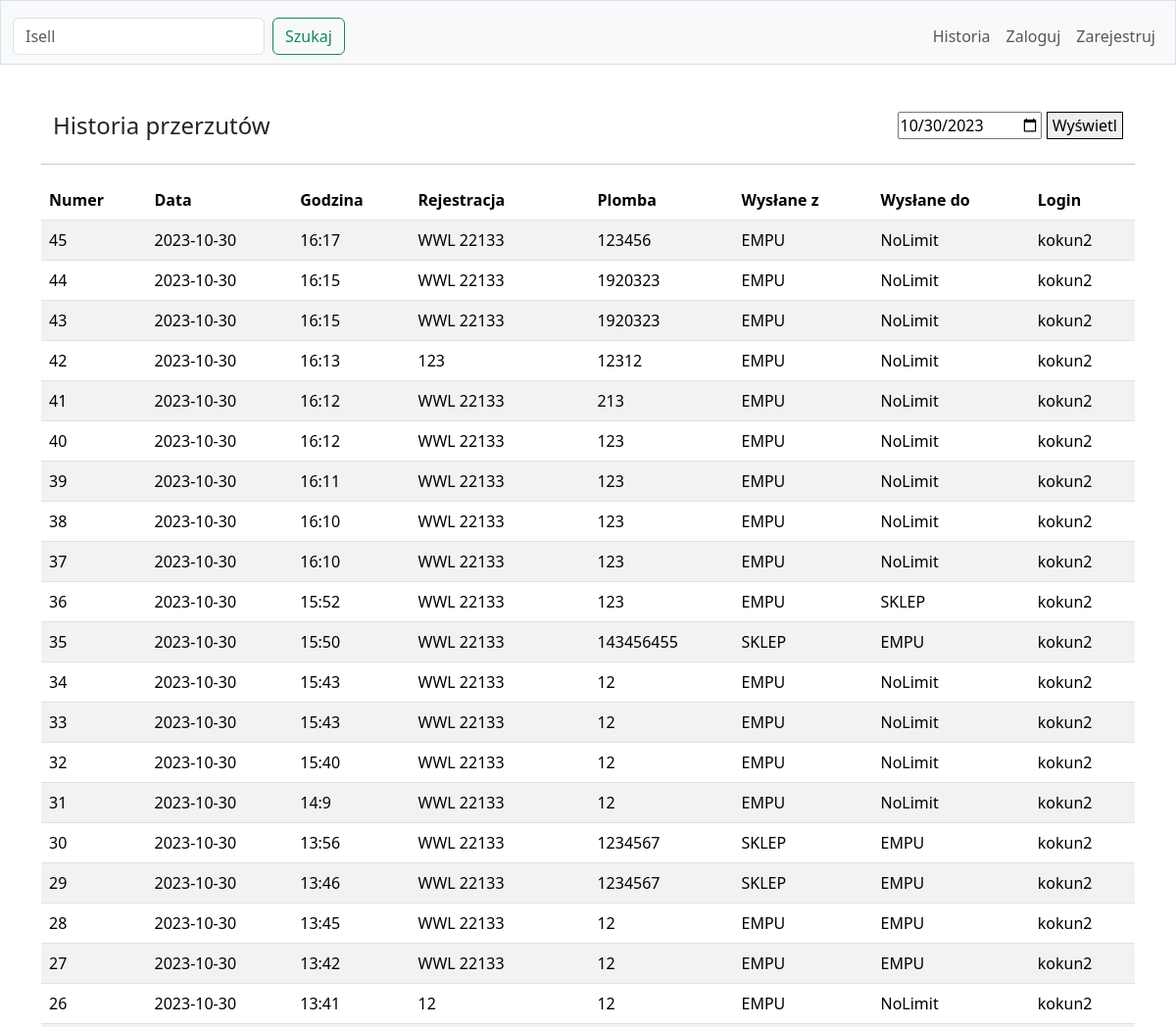
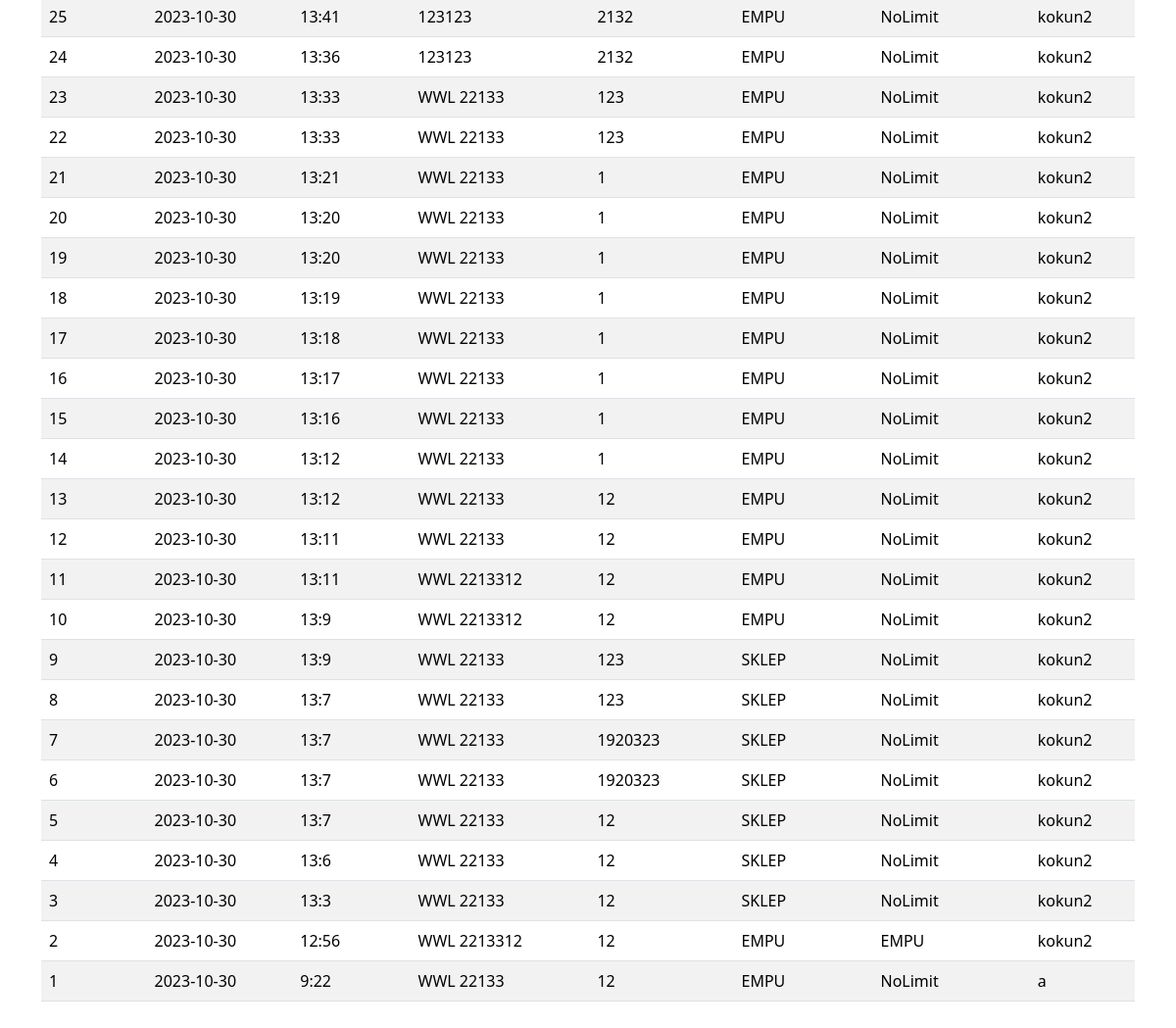
The page / on the database its author committed (2 pictures, top to bottom).
### tables this page shows
CREATE TABLE metastasis (
    id INTEGER PRIMARY KEY,
    user_id INTEGER,
    data DATE,
    time TIME,
    reg_num TEXT,
    plomb_num TEXT,
    sent_from INTEGER,
    sent_to INTEGER,
    FOREIGN KEY (user_id) REFERENCES users(id)
);

CREATE TABLE users (
    id INTEGER PRIMARY KEY,
    username TEXT,
    password TEXT
);

### app.py (the view)
@app.route("/", methods=["GET","POST"])
def index():
    if request.method == "POST":
        selected_date = request.form.get("selectedDate")
    else:
        now = datetime.now()
        current_date = now.date()
        selected_date = current_date.isoformat()
    query = """
    SELECT
        metastasis.*,
        users.username AS user_username
    FROM metastasis
    JOIN users ON metastasis.user_id = users.id
    WHERE metastasis.data = ?;
    """
    rows = db.execute(query, selected_date)
    return render_template("index.html", rows=rows, date=selected_date, area=AREA)

### app.py (called while the page is built)
@app.after_request
def after_request(response):
    response.headers["Cache-Control"] = "no-cache, no-store, must-revalidate"
    response.headers["Expires"] = 0
    response.headers["Pragma"] = "no-cache"
    return response

### templates/index.html (shortened to what this page needs)
{% extends "layout.html" %}
{% block main %}
<div class="container">
    <div class="row">
        <div class="col">
            <h4>Historia przerzutów</h4>
        </div>
        <div class="col d-flex justify-content-end">
            <form action="/" method="post">
                <input type="date" id="currentDate" name="selectedDate", value="{{ date }}">
                <button class="btn-date" type="submit">Wyświetl</button>
            </form>
        </div>
    </div>
</div>
<hr>
{% if rows %}
<table class="table table-striped">
    <thead>
        <tr>
            <th scope="col">Numer</th>
            <th scope="col">Data</th>
            <th scope="col">Godzina</th>
            <th scope="col">Rejestracja</th>
            <th scope="col">Plomba</th>
            <th scope="col">Wysłane z</th>
            <th scope="col">Wysłane do</th>
            <th scope="col">Login</th>
        </tr>
    </thead>
    <tbody>
        {% for row in rows|reverse %}
        <tr>
            <th>{{ row["id"] }}</th>
            <th>{{ row["data"] }}</th>
            <th>{{ row["time"] }}</th>
            <th>{{ row["reg_num"] }}</th>
            <th>{{ row["plomb_num"] }}</th>
            <th>{{ area[row["sent_from"]][0] }}</th>
            <th>{{ area[row["sent_to"]][0] }}</th>
            <th>{{ row["user_username"] }}</th>
        </tr>
        {% endfor %}
    </tbody>
</table>
{% else %}
<div class="text-center pt-5">
    <p>Brak historii.</p>
</div>
{% endif %}
{% endblock %}

### templates/layout.html (shortened to what this page needs)
<!DOCTYPE html>
<html lang="en">
<head>
    <link href="https://cdn.jsdelivr.net/npm/bootstrap@5.3.2/dist/css/bootstrap.min.css" rel="stylesheet"
>
    <link href="/static/styles.css" rel="stylesheet">
</head>
<body>
    <nav class="bg-light border navbar navbar-expand-md navbar-light">
        <div class="container-fluid">
            <div class="collapse navbar-collapse" id="navbar">
                {% if session["user_id"] %}
                <ul class="navbar-nav me-auto mt-2">
                    <form action="/search" method="post" class="d-flex" role="search">
                        <input class="form-control me-2" name="search" type="search" placeholder="Isell"
                            aria-label="Search">
                        <button class="btn btn-outline-success" type="submit">Szukaj</button>
                    </form>
                </ul>
                <ul class="navbar-nav ms-auto mt-2">
                    <li class="nav-item"><a class="nav-link" href="/">Historia</a></li>
                    <li class="nav-item"><a class="nav-link" href="/create">Dodaj</a></li>
                    <li class="nav-item"><a class="nav-link" href="/login">Wyloguj</a></li>
                </ul>
                {% else %}
                <ul class="navbar-nav me-auto mt-2">
                    <form action="/search" method="post" class="d-flex" role="search">
                        <input class="form-control me-2" name="search" type="search" placeholder="Isell"
                            aria-label="Search">
                        <button class="btn btn-outline-success" type="submit">Szukaj</button>
                    </form>
                </ul>
                <ul class="navbar-nav ms-auto mt-2">
                    <li class="nav-item"><a class="nav-link" href="/">Historia</a></li>
                    <li class="nav-item"><a class="nav-link" href="/login">Zaloguj</a></li>
                    <li class="nav-item"><a class="nav-link" href="/register">Zarejestruj</a></li>
                </ul>
                {% endif %}
            </div>
        </div>
    </nav>
    <main class="container py-5">
        {% block main %}{% endblock %}
    </main>
</body>
</html>

### static/styles.css (style rules this page uses)
* { margin: 0; padding: 0; box-sizing: border-box; }
tbody tr th { font-weight: normal; }
ul { margin-top: 10px; }
ul li { list-style: none; }
.btn-date { padding: 1px 5px; border: 1px solid black; }

### rows shown on the page
metastasis: id "45", data "2023-10-30", time "16:17", reg_num "WWL 22133", plomb_num "123456", sent_from "EMPU", sent_to "NoLimit", user_username "kokun2"
metastasis: id "44", data "2023-10-30", time "16:15", reg_num "WWL 22133", plomb_num "1920323", sent_from "EMPU", sent_to "NoLimit", user_username "kokun2"
metastasis: id "43", data "2023-10-30", time "16:15", reg_num "WWL 22133", plomb_num "1920323", sent_from "EMPU", sent_to "NoLimit", user_username "kokun2"
metastasis: id "42", data "2023-10-30", time "16:13", reg_num "123", plomb_num "12312", sent_from "EMPU", sent_to "NoLimit", user_username "kokun2"
metastasis: id "41", data "2023-10-30", time "16:12", reg_num "WWL 22133", plomb_num "213", sent_from "EMPU", sent_to "NoLimit", user_username "kokun2"
metastasis: id "40", data "2023-10-30", time "16:12", reg_num "WWL 22133", plomb_num "123", sent_from "EMPU", sent_to "NoLimit", user_username "kokun2"
metastasis: id "39", data "2023-10-30", time "16:11", reg_num "WWL 22133", plomb_num "123", sent_from "EMPU", sent_to "NoLimit", user_username "kokun2"
metastasis: id "38", data "2023-10-30", time "16:10", reg_num "WWL 22133", plomb_num "123", sent_from "EMPU", sent_to "NoLimit", user_username "kokun2"
metastasis: id "37", data "2023-10-30", time "16:10", reg_num "WWL 22133", plomb_num "123", sent_from "EMPU", sent_to "NoLimit", user_username "kokun2"
metastasis: id "36", data "2023-10-30", time "15:52", reg_num "WWL 22133", plomb_num "123", sent_from "EMPU", sent_to "SKLEP", user_username "kokun2"
metastasis: id "35", data "2023-10-30", time "15:50", reg_num "WWL 22133", plomb_num "143456455", sent_from "SKLEP", sent_to "EMPU", user_username "kokun2"
metastasis: id "34", data "2023-10-30", time "15:43", reg_num "WWL 22133", plomb_num "12", sent_from "EMPU", sent_to "NoLimit", user_username "kokun2"
metastasis: id "33", data "2023-10-30", time "15:43", reg_num "WWL 22133", plomb_num "12", sent_from "EMPU", sent_to "NoLimit", user_username "kokun2"
metastasis: id "32", data "2023-10-30", time "15:40", reg_num "WWL 22133", plomb_num "12", sent_from "EMPU", sent_to "NoLimit", user_username "kokun2"
metastasis: id "31", data "2023-10-30", time "14:9", reg_num "WWL 22133", plomb_num "12", sent_from "EMPU", sent_to "NoLimit", user_username "kokun2"
metastasis: id "30", data "2023-10-30", time "13:56", reg_num "WWL 22133", plomb_num "1234567", sent_from "SKLEP", sent_to "EMPU", user_username "kokun2"
metastasis: id "29", data "2023-10-30", time "13:46", reg_num "WWL 22133", plomb_num "1234567", sent_from "SKLEP", sent_to "EMPU", user_username "kokun2"
metastasis: id "28", data "2023-10-30", time "13:45", reg_num "WWL 22133", plomb_num "12", sent_from "EMPU", sent_to "EMPU", user_username "kokun2"
metastasis: id "27", data "2023-10-30", time "13:42", reg_num "WWL 22133", plomb_num "12", sent_from "EMPU", sent_to "EMPU", user_username "kokun2"
metastasis: id "26", data "2023-10-30", time "13:41", reg_num "12", plomb_num "12", sent_from "EMPU", sent_to "NoLimit", user_username "kokun2"
metastasis: id "25", data "2023-10-30", time "13:41", reg_num "123123", plomb_num "2132", sent_from "EMPU", sent_to "NoLimit", user_username "kokun2"
metastasis: id "24", data "2023-10-30", time "13:36", reg_num "123123", plomb_num "2132", sent_from "EMPU", sent_to "NoLimit", user_username "kokun2"
metastasis: id "23", data "2023-10-30", time "13:33", reg_num "WWL 22133", plomb_num "123", sent_from "EMPU", sent_to "NoLimit", user_username "kokun2"
metastasis: id "22", data "2023-10-30", time "13:33", reg_num "WWL 22133", plomb_num "123", sent_from "EMPU", sent_to "NoLimit", user_username "kokun2"
metastasis: id "21", data "2023-10-30", time "13:21", reg_num "WWL 22133", plomb_num "1", sent_from "EMPU", sent_to "NoLimit", user_username "kokun2"
metastasis: id "20", data "2023-10-30", time "13:20", reg_num "WWL 22133", plomb_num "1", sent_from "EMPU", sent_to "NoLimit", user_username "kokun2"
metastasis: id "19", data "2023-10-30", time "13:20", reg_num "WWL 22133", plomb_num "1", sent_from "EMPU", sent_to "NoLimit", user_username "kokun2"
metastasis: id "18", data "2023-10-30", time "13:19", reg_num "WWL 22133", plomb_num "1", sent_from "EMPU", sent_to "NoLimit", user_username "kokun2"
metastasis: id "17", data "2023-10-30", time "13:18", reg_num "WWL 22133", plomb_num "1", sent_from "EMPU", sent_to "NoLimit", user_username "kokun2"
metastasis: id "16", data "2023-10-30", time "13:17", reg_num "WWL 22133", plomb_num "1", sent_from "EMPU", sent_to "NoLimit", user_username "kokun2"
metastasis: id "15", data "2023-10-30", time "13:16", reg_num "WWL 22133", plomb_num "1", sent_from "EMPU", sent_to "NoLimit", user_username "kokun2"
metastasis: id "14", data "2023-10-30", time "13:12", reg_num "WWL 22133", plomb_num "1", sent_from "EMPU", sent_to "NoLimit", user_username "kokun2"
metastasis: id "13", data "2023-10-30", time "13:12", reg_num "WWL 22133", plomb_num "12", sent_from "EMPU", sent_to "NoLimit", user_username "kokun2"
metastasis: id "12", data "2023-10-30", time "13:11", reg_num "WWL 22133", plomb_num "12", sent_from "EMPU", sent_to "NoLimit", user_username "kokun2"
metastasis: id "11", data "2023-10-30", time "13:11", reg_num "WWL 2213312", plomb_num "12", sent_from "EMPU", sent_to "NoLimit", user_username "kokun2"
metastasis: id "10", data "2023-10-30", time "13:9", reg_num "WWL 2213312", plomb_num "12", sent_from "EMPU", sent_to "NoLimit", user_username "kokun2"
metastasis: id "9", data "2023-10-30", time "13:9", reg_num "WWL 22133", plomb_num "123", sent_from "SKLEP", sent_to "NoLimit", user_username "kokun2"
metastasis: id "8", data "2023-10-30", time "13:7", reg_num "WWL 22133", plomb_num "123", sent_from "SKLEP", sent_to "NoLimit", user_username "kokun2"
metastasis: id "7", data "2023-10-30", time "13:7", reg_num "WWL 22133", plomb_num "1920323", sent_from "SKLEP", sent_to "NoLimit", user_username "kokun2"
metastasis: id "6", data "2023-10-30", time "13:7", reg_num "WWL 22133", plomb_num "1920323", sent_from "SKLEP", sent_to "NoLimit", user_username "kokun2"
metastasis: id "5", data "2023-10-30", time "13:7", reg_num "WWL 22133", plomb_num "12", sent_from "SKLEP", sent_to "NoLimit", user_username "kokun2"
metastasis: id "4", data "2023-10-30", time "13:6", reg_num "WWL 22133", plomb_num "12", sent_from "SKLEP", sent_to "NoLimit", user_username "kokun2"
metastasis: id "3", data "2023-10-30", time "13:3", reg_num "WWL 22133", plomb_num "12", sent_from "SKLEP", sent_to "NoLimit", user_username "kokun2"
metastasis: id "2", data "2023-10-30", time "12:56", reg_num "WWL 2213312", plomb_num "12", sent_from "EMPU", sent_to "EMPU", user_username "kokun2"
metastasis: id "1", data "2023-10-30", time "9:22", reg_num "WWL 22133", plomb_num "12", sent_from "EMPU", sent_to "NoLimit", user_username "a"
